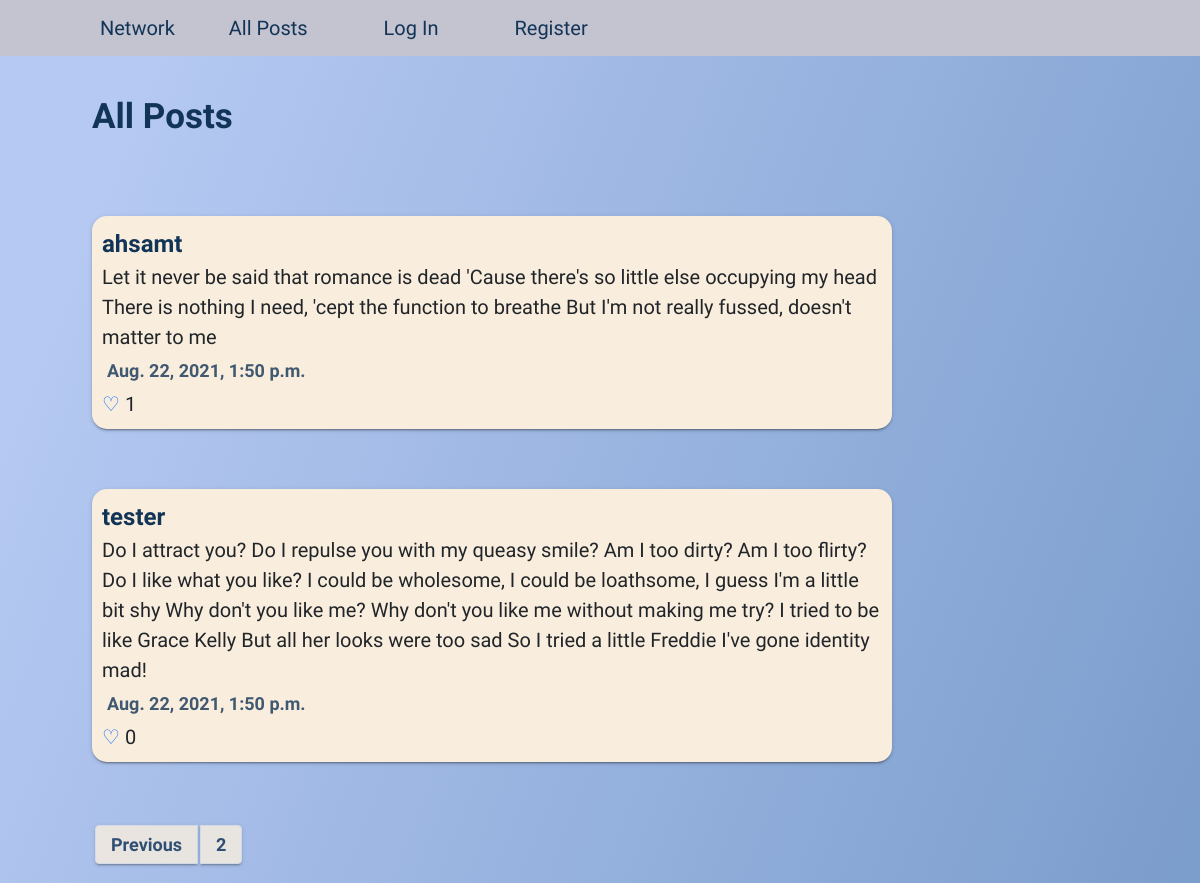
Screenshot of /?page=2 with the database file from the repository.
### network/models.py (models this page shows, shortened)
class Post(models.Model):
    content = models.TextField(max_length = 500, blank = False)
    date = models.DateTimeField(default = timezone.now)
    author = models.ForeignKey(User, on_delete = models.CASCADE, null = True, related_name="posts")
    likedBy = models.ManyToManyField(User, blank = True, related_name = "likers")

class User(AbstractUser):
    pass

### network/views.py (the view, shortened to what this page needs)
# urls.py: path("", views.index, name = "index"),
def index(request):
    if request.method == "GET":
        posts = sort_by_date_reverse(Post.objects.all())
        paginator = Paginator(posts,10)
        page_number = request.GET.get('page')
        page_obj = paginator.get_page(page_number)
    return render(request, "network/index.html", { "postForm":NewPost(), "posts":page_obj})

### network/utils.py (called while the page is built)
def sort_by_date_reverse(posts):
    posts = sorted(posts, key = lambda p: (p.date), reverse = True)
    return posts

### network/templates/network/index.html (shortened to what this page needs)
{% extends "network/layout.html" %}
{% block body %}
<h1>All Posts</h1>
<br />
{% include "network/posts.html" with posts=posts %}
{% include "network/pagination.html" with posts=posts %}
{% endblock %}

### network/templates/network/posts.html (shortened to what this page needs)
{% for post in posts %}
<div class="post-section" id="postBlock{{ post.id }}">
  <a class="author" href="/{{ post.author }}">{{ post.author }}</a>
  <div id="postContent{{ post.id }}">{{ post.content }}</div>
  <div class="date">{{ post.date }}</div>
  {% if user.is_authenticated %} {% if user in post.likedBy.all %}
  <a href="/" class="like" data-postId="{{ post.id }}">❤️</a>
  {% else %}
  <a href="/" class="like" data-postId="{{ post.id }}">♡</a>
  {% endif %} {% else %}
  <a href="/" class="loginToLike">♡</a>
  {% endif %}
  <span class="num-likes" id="postLikes{{ post.id }}"> {{ post.likedBy.all|length }}</span>
</div>
<br />
<br />
{% endfor %}

### network/static/network/styles.css (style rules this page uses)
:root { --background-gradient: linear-gradient(111.5deg, rgb(181, 201, 242) 11.1%, rgb(118, 153, 201) 107.5%); --grey-navbar-color: #c4c3d0; --headings-color: #123456; --red-text-color: #f21909; }
body { background: var(--background-gradient); font-family: "Kalam", cursive; font-size: 20px; }
h1, h2 { padding: 40px 0; color: var(--headings-color); font-weight: bold; }
h1 { font-size: 35px; }
a { text-decoration: none; }
.post-section { width: 800px; background-color: #f9eede; padding: 10px; border-radius: 15px; box-shadow: 0 2px 2px 0 rgba(0, 0, 0, 0.14), 0 1px 5px 0 rgba(0, 0, 0, 0.12), 0 3px 1px -2px rgba(0, 0, 0, 0.2); }
.author { color: var(--headings-color); font-size: 24px; font-weight: bold; transition: ease-in-out 200ms; }
.date { margin: 5px; font-size: 18px; opacity: 0.8; font-weight: bolder; color: var(--headings-color); }

### rows the page displays
Post: author "ahsamt", content "Let it never be said that romance is dead 'Cause there's so little else occupying my head There is nothing I need, 'cept the function to breathe But I'm not really fussed, doesn't matter to me", date "Aug. 22, 2021, 1:50 p.m.", likedBy.all|length "1"
Post: author "tester", content "Do I attract you? Do I repulse you with my queasy smile? Am I too dirty? Am I too flirty? Do I like what you like? I could be wholesome, I could be loathsome, I guess I'm a little bit shy Why don't you like me? Why don't you like me without making me try? I tried to be like Grace Kelly But all her looks were too sad So I tried a little Freddie I've gone identity mad!", date "Aug. 22, 2021, 1:50 p.m.", likedBy.all|length "0"

### other values shown
{{ posts.number }} "2"
